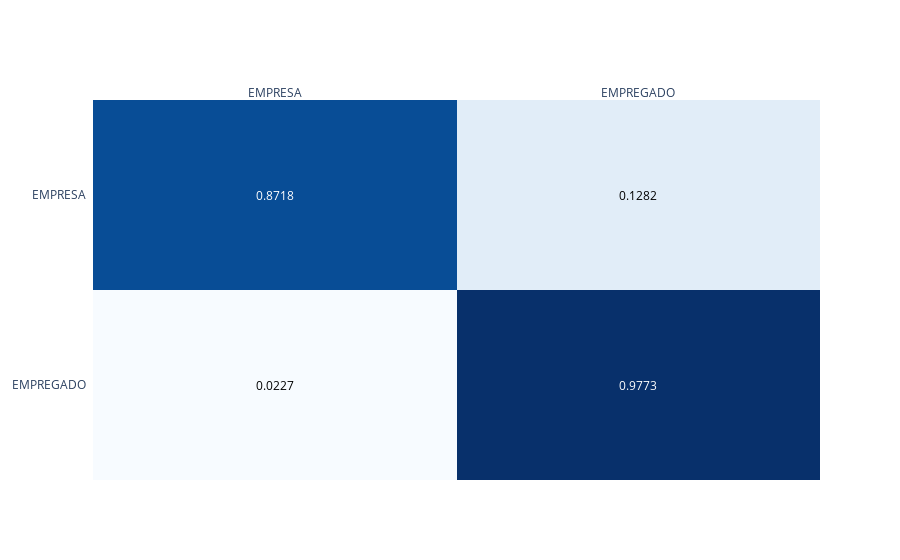

Source (notebook cell):
### Markdown cell above
## Naive Bayes Classifier

### Code cell
from sklearn.naive_bayes import MultinomialNB

text_clf = Pipeline([('vect', CountVectorizer()),
                     ('tfidf', TfidfTransformer()),
                     ('clf', MultinomialNB()),
                     ])
metricas = treinar_cv(text_clf, "Naive Bayes Classifier")
medias_cv = medias_cv.append( [metricas] )

### Figure 1 — Plotly figure (JSON) as saved in the notebook; plotly's stock layout.template omitted (floating-point values rounded to 4 significant figures)
{"data": [{"colorscale": [[0, "rgb(247,251,255)"], [0.125, "rgb(222,235,247)"], [0.25, "rgb(198,219,239)"], [0.375, "rgb(158,202,225)"], [0.5, "rgb(107,174,214)"], [0.625, "rgb(66,146,198)"], [0.75, "rgb(33,113,181)"], [0.875, "rgb(8,81,156)"], [1, "rgb(8,48,107)"]], "reversescale": false, "showscale": false, "type": "heatmap", "x": ["EMPRESA", "EMPREGADO"], "y": ["EMPRESA", "EMPREGADO"], "z": [[0.8718, 0.1282], [0.0227, 0.9773]]}], "layout": {"annotations": [{"font": {"color": "#FFFFFF"}, "showarrow": false, "text": "0.8718", "x": "EMPRESA", "xref": "x", "y": "EMPRESA", "yref": "y"}, {"font": {"color": "#000000"}, "showarrow": false, "text": "0.1282", "x": "EMPREGADO", "xref": "x", "y": "EMPRESA", "yref": "y"}, {"font": {"color": "#000000"}, "showarrow": false, "text": "0.0227", "x": "EMPRESA", "xref": "x", "y": "EMPREGADO", "yref": "y"}, {"font": {"color": "#FFFFFF"}, "showarrow": false, "text": "0.9773", "x": "EMPREGADO", "xref": "x", "y": "EMPREGADO", "yref": "y"}], "autosize": true, "xaxis": {"autorange": true, "dtick": 1, "gridcolor": "rgb(0, 0, 0)", "range": [-0.5, 1.5], "side": "top", "ticks": "", "type": "category"}, "yaxis": {"autorange": true, "dtick": 1, "range": [1.5, -0.5], "ticks": "", "ticksuffix": "  ", "type": "category"}}}
